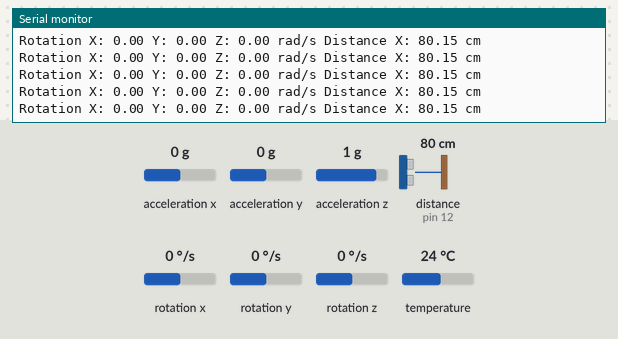
Simulated run of this sketch. Board: Arduino Leonardo, built with avr-gcc and run on an emulated ATmega32U4. Shown: the last lines printed to the serial monitor. Wiring (inferred from the names in the program): ultrasonic range finder: trigger pin 11; echo pin 12. The inputs (shaded band) are chosen by the test bench; at power-on: distance to the obstacle (sensor on pin 12) 80 cm, rotation x 0 °/s, rotation y 0 °/s, rotation z 0 °/s, acceleration x 0 g, acceleration y 0 g, acceleration z 1 g, temperature 24 °C. The echo pulse lasts 58.3 µs per cm.

Above: at 1.3 s.
1.4 s: distance to the obstacle (sensor on pin 12) set to 2 cm
At 1.45 s:
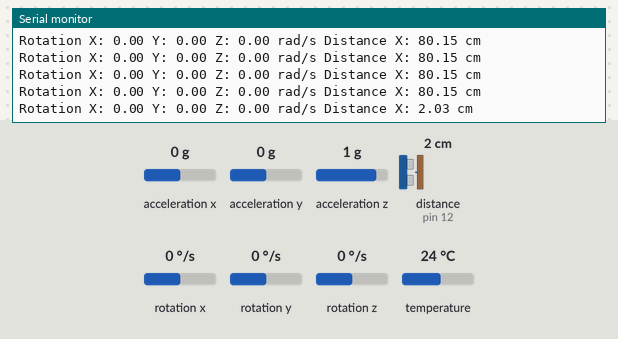
4.4 s: distance to the obstacle (sensor on pin 12) set to 35 cm
At 4.41 s:
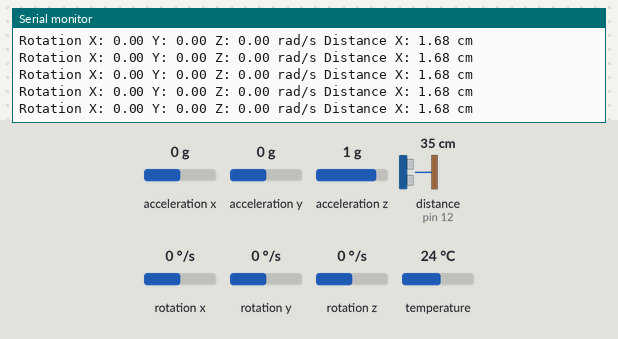
7.4 s: rotation x set to -192 °/s
At 7.4 s:
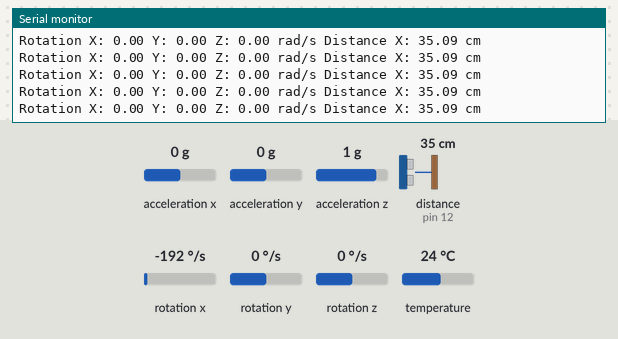
8.9 s: rotation y set to -192 °/s
At 8.91 s:
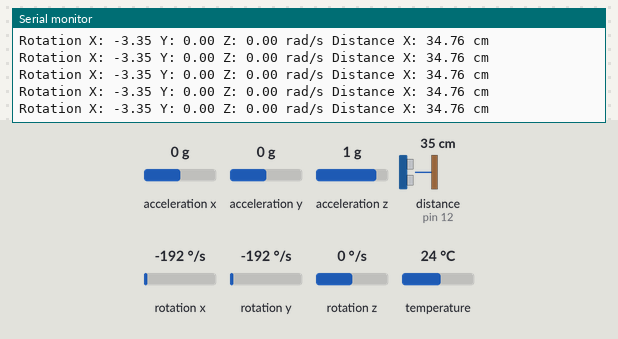
10.4 s: rotation z set to -192 °/s
At 10.41 s:
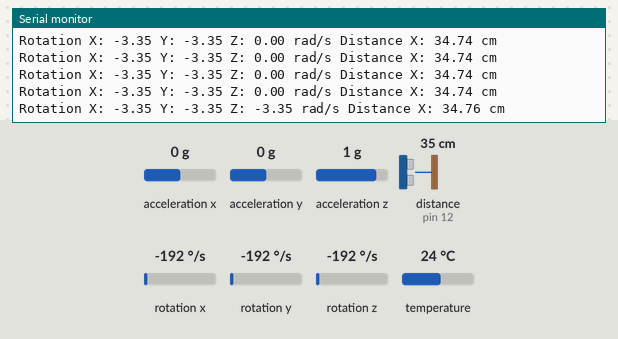
Timing chart, 0 to 12.9 s (numbered marks = the images above; inputs shaded):
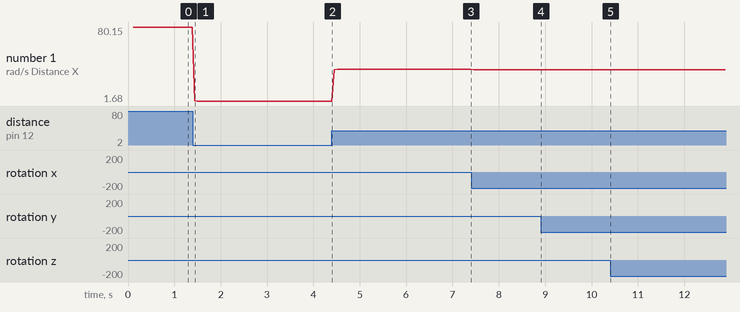

The sketch:

ControllerGodotInterface.ino
```cpp
// Basic demo for accelerometer readings from Adafruit MPU6050

#include <Adafruit_MPU6050.h>
#include <Adafruit_Sensor.h>
#include <Wire.h>

Adafruit_MPU6050 mpu;

int trigPin = 11;
int echoPin = 12;

double duration, cm;

void setup(void) {
  Serial.begin(9600);

  pinMode(trigPin, OUTPUT);
  pinMode(echoPin, INPUT);

  while (!Serial)
    delay(10); // will pause Zero, Leonardo, etc until serial console opens

  Serial.println("Adafruit MPU6050 test!");

  // Try to initialize!
  if (!mpu.begin()) {
    Serial.println("Failed to find MPU6050 chip");
    while (1) {
      delay(10);
    }
  }
  Serial.println("MPU6050 Found!");

  mpu.setAccelerometerRange(MPU6050_RANGE_8_G);
  mpu.setGyroRange(MPU6050_RANGE_500_DEG);
  mpu.setFilterBandwidth(MPU6050_BAND_21_HZ);
  delay(100);
}

void loop() {

  /* Get new sensor events with the readings */
  sensors_event_t a, g, temp;
  mpu.getEvent(&a, &g, &temp);

  Serial.print("Rotation X: ");
  Serial.print(g.gyro.x);
  Serial.print(" Y: ");
  Serial.print(g.gyro.y);
  Serial.print(" Z: ");
  Serial.print(g.gyro.z);
  Serial.print(" rad/s ");

  digitalWrite(trigPin, LOW);
  delayMicroseconds(5);
  digitalWrite(trigPin, HIGH);
  delayMicroseconds(10);
  digitalWrite(trigPin, LOW);

  pinMode(echoPin, INPUT);
  duration = pulseIn(echoPin, HIGH);

  cm = (duration/2) / 29.1;

  Serial.print("Distance X: ");
  Serial.print(cm);
  Serial.println(" cm");

  delay(50);
}
```

Measured:
- after the input at 1.4 s, the serial monitor: prints a new line at once (image 1)
- after the input at 10.4 s, the serial monitor: prints a new line at once (image 5)
- plotted number 1: 80.15 → 1.68 after the input at 1.4 s, 1.68 → 35.09 after the input at 4.4 s, 35.09 → 34.76 after the input at 7.4 s, 34.76 → 34.74 after the input at 8.9 s
